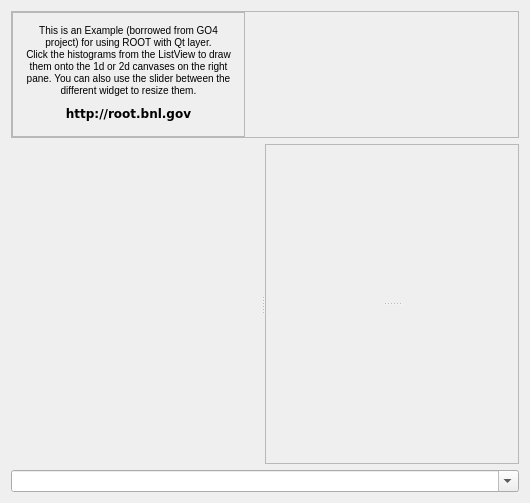
<ui version="4.0" >
 <author>Mohammad Al-Turany</author>
 <comment>This is an Example for using Qt-ROOT interface
Drag and drop the histograms from the ListView to the Pads or the
Canvases to draw them there, you can also use the slider between
the different widget to resize them.</comment>
 <class>qtrootexample1</class>
 <widget class="QWidget" name="qtrootexample1" >
  <property name="geometry" >
   <rect>
    <x>0</x>
    <y>0</y>
    <width>530</width>
    <height>503</height>
   </rect>
  </property>
  <property name="sizePolicy" >
   <sizepolicy vsizetype="Expanding" hsizetype="Expanding" >
    <horstretch>0</horstretch>
    <verstretch>0</verstretch>
   </sizepolicy>
  </property>
  <property name="windowTitle" >
   <string comment="Qt inside" >ROOT (Qt inside)</string>
  </property>
  <layout class="QVBoxLayout" >
   <item>
    <widget class="Q3Frame" name="frame3" >
     <property name="sizePolicy" >
      <sizepolicy vsizetype="Fixed" hsizetype="Preferred" >
       <horstretch>0</horstretch>
       <verstretch>0</verstretch>
      </sizepolicy>
     </property>
     <property name="frameShape" >
      <enum>QFrame::StyledPanel</enum>
     </property>
     <property name="frameShadow" >
      <enum>QFrame::Raised</enum>
     </property>
     <layout class="QHBoxLayout" >
      <property name="spacing" >
       <number>40</number>
      </property>
      <property name="margin" >
       <number>0</number>
      </property>
      <item>
       <widget class="Q3Frame" name="frame5" >
        <property name="frameShape" >
         <enum>QFrame::StyledPanel</enum>
        </property>
        <property name="frameShadow" >
         <enum>QFrame::Raised</enum>
        </property>
        <property name="lineWidth" >
         <number>0</number>
        </property>
        <layout class="QVBoxLayout" >
         <item>
          <widget class="QLabel" name="TextLabel2" >
           <property name="sizePolicy" >
            <sizepolicy vsizetype="Preferred" hsizetype="Preferred" >
             <horstretch>0</horstretch>
             <verstretch>0</verstretch>
            </sizepolicy>
           </property>
           <property name="maximumSize" >
            <size>
             <width>400</width>
             <height>80</height>
            </size>
           </property>
           <property name="text" >
            <string>&lt;font size="-1">This is an Example (borrowed from GO4 project) for using ROOT with Qt layer. &lt;br>&#xd;
Click the histograms from the ListView to draw them onto the 1d or 2d canvases on the right pane. &#xd;
You can also use the slider between the different widget to resize them.&lt;/font></string>
           </property>
           <property name="alignment" >
            <set>Qt::AlignCenter</set>
           </property>
           <property name="wordWrap" >
            <bool>true</bool>
           </property>
          </widget>
         </item>
         <item>
          <widget class="QLabel" name="textLabel3" >
           <property name="text" >
            <string>&lt;tt>&lt;p align="center">&lt;b>http://root.bnl.gov&lt;/b>&lt;/p>&lt;/tt></string>
           </property>
           <property name="wordWrap" >
            <bool>false</bool>
           </property>
          </widget>
         </item>
        </layout>
       </widget>
      </item>
      <item>
       <widget class="QLabel" name="pixmapLabel2" >
        <property name="pixmap" >
         <pixmap>BnlLogo.png</pixmap>
        </property>
        <property name="scaledContents" >
         <bool>false</bool>
        </property>
        <property name="alignment" >
         <set>Qt::AlignCenter</set>
        </property>
        <property name="wordWrap" >
         <bool>false</bool>
        </property>
       </widget>
      </item>
     </layout>
    </widget>
   </item>
   <item>
    <widget class="QSplitter" name="splitter4" >
     <property name="orientation" >
      <enum>Qt::Horizontal</enum>
     </property>
     <widget class="Q3ListView" name="ListView1" >
      <property name="minimumSize" >
       <size>
        <width>150</width>
        <height>20</height>
       </size>
      </property>
      <property name="maximumSize" >
       <size>
        <width>250</width>
        <height>32000</height>
       </size>
      </property>
      <property name="toolTip" >
       <string>Click  the histogram to display it</string>
      </property>
      <property name="whatsThis" >
       <string>THis is a list of the histogram object from the ROTO file</string>
      </property>
      <column>
       <property name="text" >
        <string>Name </string>
       </property>
       <property name="clickable" >
        <bool>true</bool>
       </property>
       <property name="resizable" >
        <bool>true</bool>
       </property>
      </column>
      <column>
       <property name="text" >
        <string>Type</string>
       </property>
       <property name="clickable" >
        <bool>true</bool>
       </property>
       <property name="resizable" >
        <bool>true</bool>
       </property>
      </column>
     </widget>
     <widget class="Q3Frame" name="frame4" >
      <property name="frameShape" >
       <enum>QFrame::StyledPanel</enum>
      </property>
      <property name="frameShadow" >
       <enum>QFrame::Raised</enum>
      </property>
      <layout class="QVBoxLayout" >
       <item>
        <widget class="QSplitter" name="splitter4" >
         <property name="orientation" >
          <enum>Qt::Vertical</enum>
         </property>
         <widget class="TQtWidget" native="1" name="tQtWidget1" >
          <property name="toolTip" >
           <string>This is the ROOT TCanvas to display 1D histograms</string>
          </property>
         </widget>
         <widget class="TQtWidget" native="1" name="tQtWidget2" >
          <property name="toolTip" >
           <string>This is the ROOT TCanvas to display 2D histograms</string>
          </property>
         </widget>
        </widget>
       </item>
      </layout>
     </widget>
    </widget>
   </item>
   <item>
    <widget class="QComboBox" name="comboBox1" >
     <property name="toolTip" >
      <string>Type any ROOT (C++ statement) command here</string>
     </property>
     <property name="editable" >
      <bool>true</bool>
     </property>
     <property name="insertPolicy" >
      <enum>QComboBox::InsertAtTop</enum>
     </property>
     <property name="autoCompletion" >
      <bool>true</bool>
     </property>
     <property name="duplicatesEnabled" >
      <bool>false</bool>
     </property>
    </widget>
   </item>
  </layout>
 </widget>
 <layoutdefault spacing="6" margin="11" />
 <customwidgets>
  <customwidget>
   <class>Q3Frame</class>
   <extends>QFrame</extends>
   <header>Qt3Support/Q3Frame</header>
   <container>1</container>
  </customwidget>
  <customwidget>
   <class>Q3ListView</class>
   <extends>Q3Frame</extends>
   <header>q3listview.h</header>
  </customwidget>
  <customwidget>
   <class>TQtWidget</class>
   <extends>QWidget</extends>
   <header>TQtWidget.h</header>
  </customwidget>
 </customwidgets>
 <includes>
  <include location="local" >TQtWidget.h</include>
 </includes>
 <resources/>
 <connections>
  <connection>
   <sender>ListView1</sender>
   <signal>mouseButtonPressed(int,Q3ListViewItem*,QPoint,int)</signal>
   <receiver>qtrootexample1</receiver>
   <slot>ListView1_mouseButtonPressed(int,Q3ListViewItem*,QPoint,int)</slot>
   <hints>
    <hint type="sourcelabel" >
     <x>20</x>
     <y>20</y>
    </hint>
    <hint type="destinationlabel" >
     <x>20</x>
     <y>20</y>
    </hint>
   </hints>
  </connection>
 </connections>
</ui>
